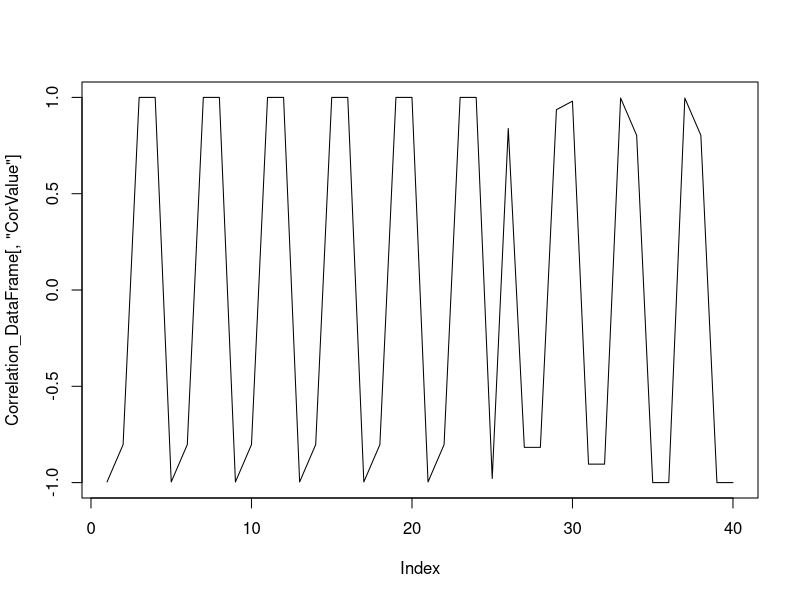
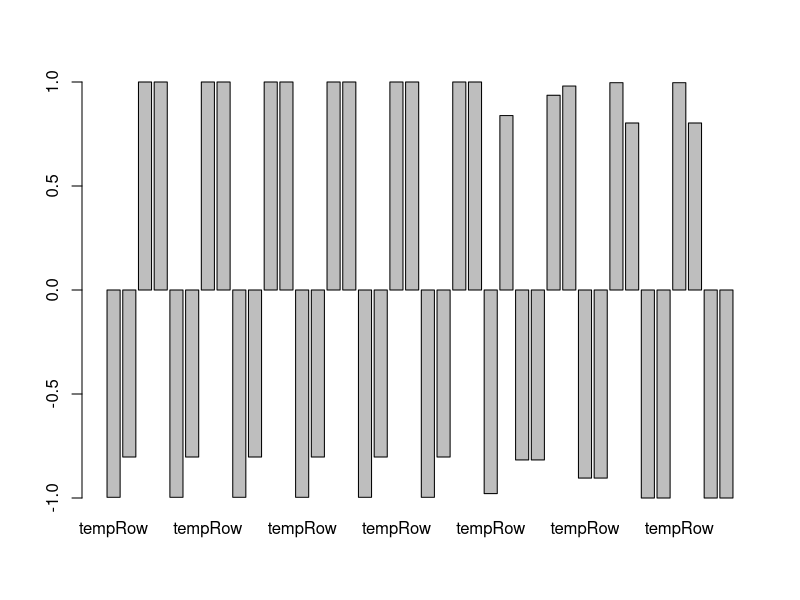
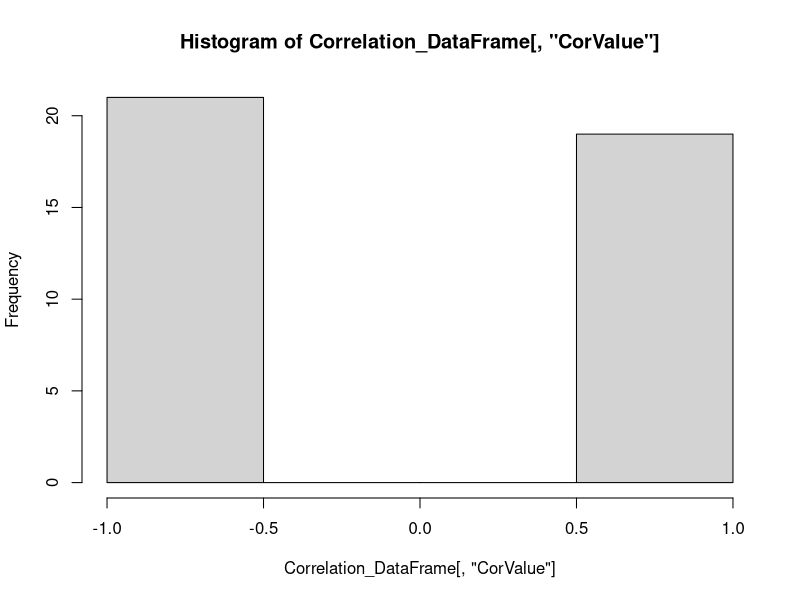

Source code (R) for these figures, in order:
# Global Comments More
# Set Variables
x <- c(8:15,c(5:1))
y <- c(7,4,8,4,1,11,4,9,c(1:5))
z <- c(y[1],y[2],y[3])
boo <- c(1:length(x))
hoo <- c(1:length(x))
# set the length of the correlation vector
corVecLeng = 3
counter = 1
counter2 = 1
# Correlation_DataFrame <- rbind(0,1:7)
Correlation_DataFrame = NULL
# Correlation_DataFrame <- colnames("Xnum1", "Xnum2","Y1","Y2","Y3","Y1A","Y2A","Y2A","CorValue")
# 
my_correlation = NULL

# Start Nested Loops
for(i1 in head(boo, -corVecLeng)){
  p <- c(x[i1], x[i1+1], x[i1+2])
  # cat(counter)
  cat("   " )
   for(i2 in head(hoo, -corVecLeng)){ 
     q <- c(y[i2], y[i2+1], y[i2+2])
     boom <- cor(p,q)
     # cat(boom,"  ", p,"  ", q)
     # cat("   ")
     if(abs(boom) > .8){
        tempRow <- c(counter, counter2,p,q,boom)
        Correlation_DataFrame <- rbind(Correlation_DataFrame, tempRow)
        }
     counter2 <- counter2 + 1
    }
  counter2 = 1 
  counter <- counter + 1
  }
colnames(Correlation_DataFrame) <- c("Xnum1", "Xnum2","Y1","Y2","Y3","Y1A","Y2A","Y3A","CorValue")
Correlation_DataFrame
plot(Correlation_DataFrame[,"CorValue"], type = "l")
barplot(Correlation_DataFrame[,"CorValue"])
hist(Correlation_DataFrame[,"CorValue"])

  